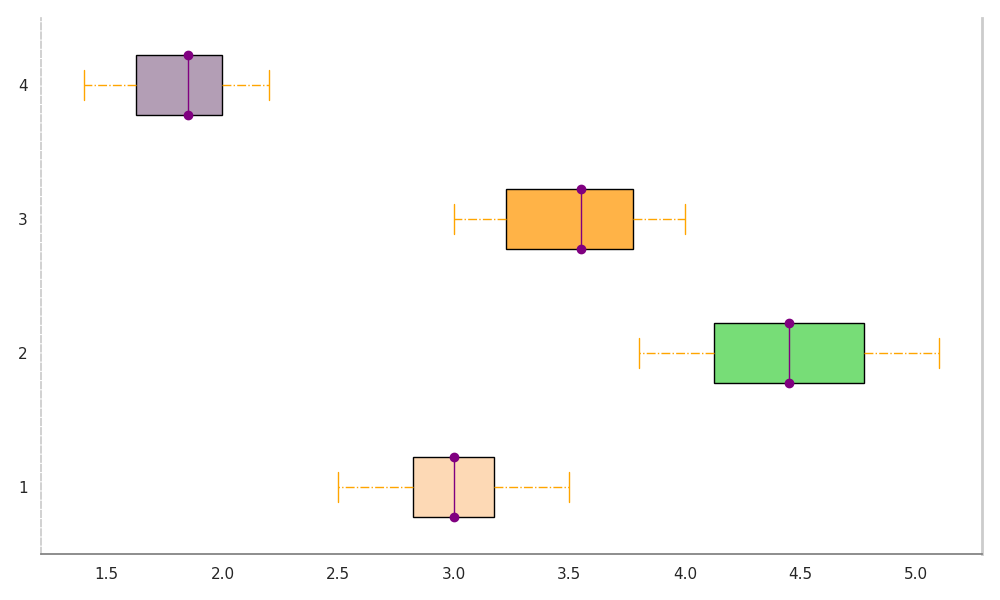

The Python source for this figure:
import matplotlib.pyplot as plt

smartphones_lifespan = [2.5, 3, 2.8, 3.2, 2.9, 3.5, 3.1, 2.6, 3, 3.3]
laptops_lifespan = [4, 4.5, 3.8, 5, 4.2, 4.7, 4.1, 4.4, 5.1, 4.8]
tablets_lifespan = [3, 3.5, 3.2, 4, 3.1, 3.8, 3.9, 3.3, 3.6, 3.7]
wearables_lifespan = [1.5, 2, 1.8, 1.9, 2.1, 2.2, 1.7, 1.6, 2, 1.4]

data = [smartphones_lifespan, laptops_lifespan, tablets_lifespan, wearables_lifespan]

fig, ax = plt.subplots(figsize=(10, 6))

# Plot with changed properties: linestyle, facecolor, etc.
boxes = ax.boxplot(data, vert=False, patch_artist=True, notch=False, 
                   boxprops=dict(facecolor='#AEC6CF', linestyle='-.'),
                   whiskerprops=dict(color='orange', linestyle='-.'), 
                   capprops=dict(color='orange', linestyle='-'), 
                   medianprops=dict(color='purple', marker='o'))

# Randomly adjust colors
colors = ['#FDD9B5', '#77DD77', '#FFB347', '#B39EB5']
for patch, color in zip(boxes['boxes'], colors):
    patch.set_facecolor(color)

# Remove grid for contrast
ax.grid(False)

# Adjust borders and ticks visibility
ax.spines['top'].set_visible(False)
ax.spines['right'].set_linewidth(2)
ax.spines['bottom'].set_color('gray')
ax.spines['left'].set_linestyle('--')

plt.tight_layout()
plt.show()
